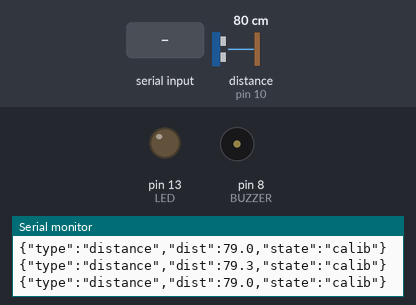
Bench run of a sketch on a simulated Arduino Uno, built with avr-gcc and run on an emulated ATmega328P. Shown: output pins drawn as LEDs (lit = HIGH), buzzer (waves = sounding), the last lines printed to the serial monitor. Wiring (inferred from the names in the program): ultrasonic range finder: trigger pin 9; echo pin 10. The test bench sets the inputs (shaded band); at power-on: distance to the obstacle (sensor on pin 10) 80 cm. The echo pulse lasts 58.3 µs per cm; random numbers use the default seed unless the sketch sets one; pins used as bus, display or sensor lines are not drawn.

Above: at 1.4 s.
1.5 s: "n" received over Serial
3.4 s: "n" received over Serial
At 3.97 s:
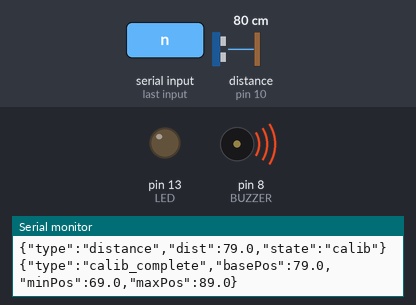
5.6 s: distance to the obstacle (sensor on pin 10) set to 2 cm
At 7.4 s:
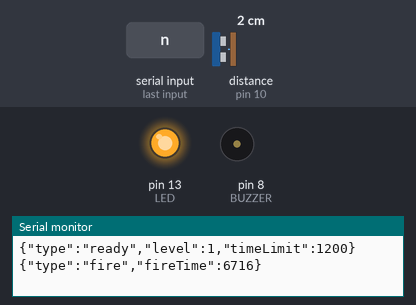
Timing chart, 0 to 14.6 s (numbered marks = the images above; inputs shaded):
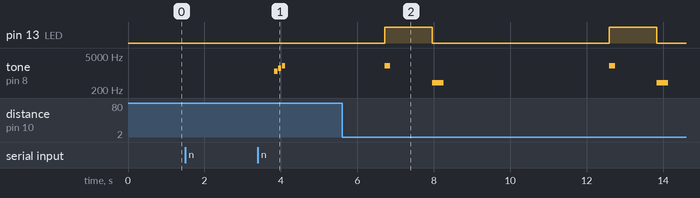

The sketch:

reaction_game.ino
```cpp
#define TRIG 9
#define ECHO 10
#define LED 13
#define BUZZER 8

#define ZONE_SIZE 10
#define INITIAL_TIME 1200
#define MIN_TIME 400
#define TIME_STEP 100
#define MIN_PLAYER_COUNT 5

enum State {
  CALIB_EMPTY,
  CALIB_PLAYER,
  GAME_READY,
  GAME_WAIT,
  GAME_PLAY,
  GAME_RESULT
};

State gameState = CALIB_EMPTY;
byte level = 1;
int timeLimit = INITIAL_TIME;
float basePos = 0, minPos = 0, maxPos = 0;

unsigned long startTime, fireTime, reactionTime;
byte playerDetectCount;
bool wasInZone, escaped;
byte calibStep = 0;

unsigned long lastDistSend = 0;

// =====================================================================
// 거리 측정
// =====================================================================
float measureDistance() {
  digitalWrite(TRIG, LOW);
  delayMicroseconds(2);
  digitalWrite(TRIG, HIGH);
  delayMicroseconds(10);
  digitalWrite(TRIG, LOW);

  long duration = pulseIn(ECHO, HIGH, 30000);
  if (duration == 0)
    return -1;

  float dist = duration * 0.034 / 2;
  if (dist < 5 || dist > 400)
    return -1;
  return dist;
}

bool measureAverage(byte samples, float &result) {
  float sum = 0;
  byte count = 0;
  for (byte i = 0; i < samples * 2 && count < samples; i++) {
    float d = measureDistance();
    if (d > 0) {
      sum += d;
      count++;
    }
    delay(80);
  }
  if (count < samples / 2)
    return false;
  result = sum / count;
  return true;
}

// =====================================================================
// 사운드
// =====================================================================
void playSound(int freq, int dur) { tone(BUZZER, freq, dur); }
void playSuccess() {
  playSound(1200, 80);
  delay(100);
  playSound(1600, 80);
  delay(100);
  playSound(2000, 80);
}
void playFail() { playSound(400, 300); }

// =====================================================================
// JSON 출력
// =====================================================================
void sendDistance(float dist) {
  Serial.print("{\"type\":\"distance\",\"dist\":");
  Serial.print(dist, 1);
  Serial.println(",\"state\":\"calib\"}");
}

void sendCalibComplete() {
  Serial.print("{\"type\":\"calib_complete\",\"basePos\":");
  Serial.print(basePos, 1);
  Serial.print(",\"minPos\":");
  Serial.print(minPos, 1);
  Serial.print(",\"maxPos\":");
  Serial.print(maxPos, 1);
  Serial.println("}");
}

void sendFire() {
  Serial.print("{\"type\":\"fire\",\"fireTime\":");
  Serial.print(fireTime);
  Serial.println("}");
}

void sendGameDistance(float dist) {
  Serial.print("{\"type\":\"distance\",\"dist\":");
  Serial.print(dist, 1);
  Serial.println(",\"state\":\"play\"}");
}

void sendEscape(unsigned long reaction) {
  Serial.print("{\"type\":\"escape\",\"reaction\":");
  Serial.print(reaction);
  Serial.println("}");
}

void sendResult(const char *result, unsigned long reaction) {
  Serial.print("{\"type\":\"result\",\"result\":\"");
  Serial.print(result);
  Serial.print("\",\"level\":");
  Serial.print(level);
  Serial.print(",\"timeLimit\":");
  Serial.print(timeLimit);
  if (reaction > 0) {
    Serial.print(",\"reaction\":");
    Serial.print(reaction);
  }
  Serial.println("}");
}

// =====================================================================
// 시리얼 명령 체크
// =====================================================================
bool checkCommand() {
  while (Serial.available() > 0) {
    char c = Serial.read();
    if (c == 'n')
      return true;
  }
  return false;
}

// =====================================================================
// 캘리브레이션 - 빈 공간
// =====================================================================
void doCalibrateEmpty() {
  // 계속 거리 데이터 전송
  if (millis() - lastDistSend > 300) {
    float dist = measureDistance();
    if (dist > 0)
      sendDistance(dist);
    lastDistSend = millis();
  }

  // 'n' 명령 받으면 다음 단계
  if (checkCommand()) {
    float emptyDist;
    if (measureAverage(5, emptyDist)) {
      Serial.print(
          "{\"type\":\"step\",\"step\":1,\"message\":\"empty_done\",\"dist\":");
      Serial.print(emptyDist, 1);
      Serial.println("}");
    }
    gameState = CALIB_PLAYER;
  }
}

// =====================================================================
// 캘리브레이션 - 플레이어 위치
// =====================================================================
void doCalibratePlayer() {
  // 계속 거리 데이터 전송
  if (millis() - lastDistSend > 300) {
    float dist = measureDistance();
    if (dist > 0)
      sendDistance(dist);
    lastDistSend = millis();
  }

  // 'n' 명령 받으면 캘리브 완료
  if (checkCommand()) {
    if (measureAverage(5, basePos)) {
      minPos = basePos - ZONE_SIZE;
      maxPos = basePos + ZONE_SIZE;
      sendCalibComplete();
      playSuccess();
      gameState = GAME_READY;
    }
  }
}

// =====================================================================
// 게임 준비
// =====================================================================
void doGameReady() {
  Serial.print("{\"type\":\"ready\",\"level\":");
  Serial.print(level);
  Serial.print(",\"timeLimit\":");
  Serial.print(timeLimit);
  Serial.println("}");

  delay(500);
  startTime = millis();
  playerDetectCount = 0;
  wasInZone = false;
  escaped = false;
  reactionTime = 0;
  gameState = GAME_WAIT;
}

// =====================================================================
// 대기 후 발사
// =====================================================================
void doGameWait() {
  static unsigned long waitTime = 0;
  if (waitTime == 0)
    waitTime = random(1000, 3000);

  if (millis() - startTime >= waitTime) {
    digitalWrite(LED, HIGH);
    playSound(2000, 150);
    fireTime = millis();
    sendFire();
    waitTime = 0;
    gameState = GAME_PLAY;
  }
}

// =====================================================================
// 게임 플레이
// =====================================================================
void doGamePlay() {
  float dist = measureDistance();

  if (dist > 0) {
    sendGameDistance(dist);
    bool inZone = (dist >= minPos && dist <= maxPos);

    if (inZone) {
      playerDetectCount++;
      wasInZone = true;
    } else {
      if (wasInZone && !escaped) {
        escaped = true;
        reactionTime = millis() - fireTime;
        sendEscape(reactionTime);
      }
      wasInZone = false;
    }
  }

  if (millis() - fireTime >= timeLimit) {
    gameState = GAME_RESULT;
  }
  delay(20);
}

// =====================================================================
// 결과 처리
// =====================================================================
void doGameResult() {
  digitalWrite(LED, LOW);

  bool valid = (playerDetectCount >= MIN_PLAYER_COUNT);

  if (!valid) {
    sendResult("invalid", 0);
    playFail();
  } else if (escaped) {
    sendResult("success", reactionTime);
    playSuccess();
    if (timeLimit > MIN_TIME) {
      timeLimit -= TIME_STEP;
      level++;
    }
  } else {
    sendResult("fail", 0);
    playFail();
    level = 1;
    timeLimit = INITIAL_TIME;
  }

  delay(2000);
  gameState = GAME_READY;
}

// =====================================================================
// SETUP
// =====================================================================
void setup() {
  pinMode(LED, OUTPUT);
  pinMode(TRIG, OUTPUT);
  pinMode(ECHO, INPUT);
  pinMode(BUZZER, OUTPUT);
  Serial.begin(9600);
  delay(200);
  randomSeed(analogRead(A0));

  // 시작 메시지
  Serial.println("{\"type\":\"init\",\"message\":\"ready\"}");
}

// =====================================================================
// LOOP
// =====================================================================
void loop() {
  switch (gameState) {
  case CALIB_EMPTY:
    doCalibrateEmpty();
    break;
  case CALIB_PLAYER:
    doCalibratePlayer();
    break;
  case GAME_READY:
    doGameReady();
    break;
  case GAME_WAIT:
    doGameWait();
    break;
  case GAME_PLAY:
    doGamePlay();
    break;
  case GAME_RESULT:
    doGameResult();
    break;
  }
}
```

Measured:
- after the input at 3.4 s, tone on pin 8 (BUZZER): plays 1200 Hz for 0.08 s, 1600 Hz for 0.08 s, 2000 Hz for 0.08 s, starting after 0.43 s
- by itself, pin 13 (LED): alternates HIGH for 1.2 s and LOW for 4.6 s
